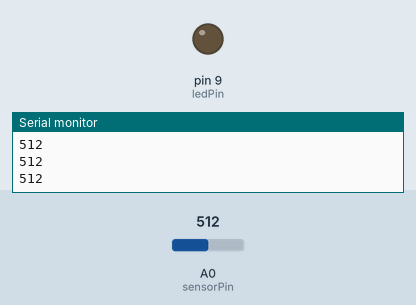
Bench run of a sketch on a simulated Arduino Uno, built with avr-gcc and run on an emulated ATmega328P. On the bench: output pins drawn as LEDs (lit = HIGH), the last lines printed to the serial monitor. The test bench sets the inputs (shaded band); at power-on: A0 (sensorPin) = 512.

Above: at 1.2 s.
1.3 s: A0 (sensorPin) set to 477
2.8 s: A0 (sensorPin) set to 449
At 3.4 s:
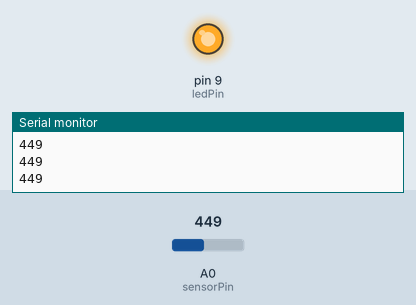
4.3 s: A0 (sensorPin) set to 511
At 4.8 s:
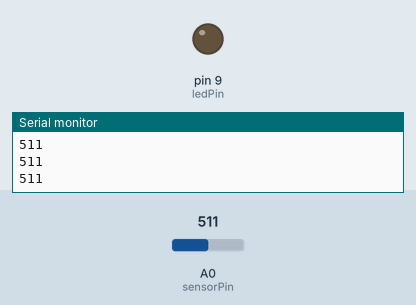
5.8 s: A0 (sensorPin) set to 306
At 7.2 s:
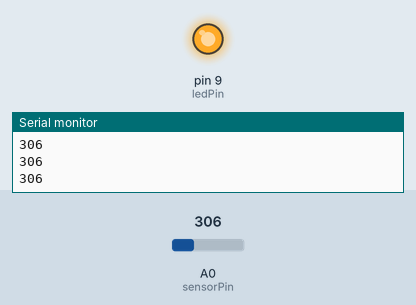
Timing chart, 0 to 8.3 s (numbered marks = the images above; inputs shaded):
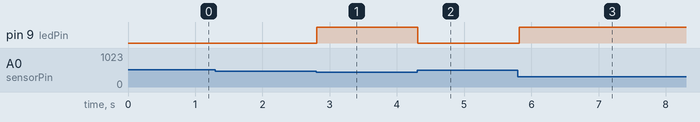

The sketch:

sketch_jul19a.ino
```cpp
/*
SparkFun Tinker Kit
Example sketch 06

PHOTORESISTOR

  Read a photoresistor (light sensor) to detect "darkness" and turn on an LED when it is "dark" and turn back off again when it is "bright."

This sketch was written by SparkFun Electronics,
with lots of help from the Arduino community.
This code is completely free for any use.
Visit http://learn.sparkfun.com/products/2 for SIK information.
Visit http://www.arduino.cc to learn more about Arduino.
*/


// As usual, we'll create constants to name the pins we're using.
// This will make it easier to follow the code below.

const int sensorPin = 0;
const int ledPin = 9;

// We'll also set up some global variables for the light level a calibration value and     //and a raw light value
int lightCal;
int lightVal;


void setup()
{
  // We'll set up the LED pin to be an output.
  pinMode(ledPin, OUTPUT);
  lightCal = analogRead(sensorPin);
  //we will take a single reading from the light sensor and store it in the lightCal        //variable. This will give us a prelinary value to compare against in the loop
   Serial.begin(9600);//Set the baud rate to 9600
}


void loop()
{
  //Take a reading using analogRead() on sensor pin and store it in lightVal
  lightVal = analogRead(sensorPin);
  Serial.println(lightVal);//Display Val variable value


  //if lightVal is less than our initial reading (lightCal) minus 50 it is dark and         //turn pin 9 HIGH. The (-50) part of the statement sets the sensitivity. The smaller       //the number the more sensitive the circuit will be to variances in light.
  if(lightVal < lightCal - 50)
  {
    digitalWrite(9,HIGH);
  }

  //else, it is bright, turn pin 9 LOW
  else
  {
    digitalWrite(9,LOW);
  }
  delay(100);
}
```

Measured:
- the behaviour switches between 462 and 461 on A0 (sensorPin) (found by bisection; images 0 and 1)
- after the input at 2.8 s, pin 9 (ledPin): LOW → HIGH at once
- after the input at 4.3 s, pin 9 (ledPin): HIGH → LOW at once
- after the input at 5.8 s, pin 9 (ledPin): LOW → HIGH at once
